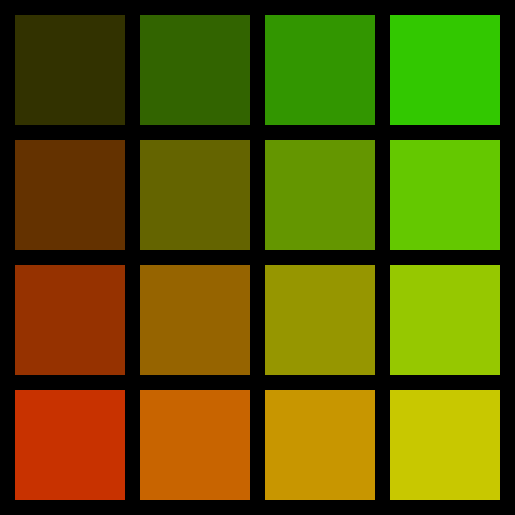

The script that saved this image:
import numpy as np
from PIL import Image

# Configuration parameters
N_TILES = 4          # Number of tiles per row/column (creates 4×4 grid)
TILE_WIDTH = 125     # Width of each square tile in pixels
SPACING = 15         # Gap between tiles in pixels (creates visual separation)
SIZE = TILE_WIDTH * N_TILES + SPACING  # Total canvas size (515 pixels)

# Step 1: Create blank canvas
# Initialize a black image with 3 color channels (RGB)
canvas = np.zeros((SIZE, SIZE, 3), dtype=np.uint8)

print(f"Creating {N_TILES}×{N_TILES} tiling pattern...")
print(f"Canvas size: {SIZE}×{SIZE} pixels")
print(f"Tile size: {TILE_WIDTH}×{TILE_WIDTH} pixels")
print(f"Spacing: {SPACING} pixels\n")

# Step 2: Use nested loops to place tiles
# Outer loop iterates through rows (y-position)
for y in range(N_TILES):
    # Inner loop iterates through columns (x-position)
    for x in range(N_TILES):

        # Step 3: Calculate color based on position (creates gradient effect)
        # Red increases as you move down (higher y values)
        # Green increases as you move right (higher x values)
        # Blue stays at 0
        color = (50 * y + 50, 50 * x + 50, 0)

        # Step 4: Calculate slice positions algorithmically
        # Formula: start = spacing + (loop_variable * tile_width)
        # This ensures even spacing and correct positioning
        row_start = SPACING + y * TILE_WIDTH      # Top edge of tile
        row_stop = (y + 1) * TILE_WIDTH           # Bottom edge of tile
        col_start = SPACING + x * TILE_WIDTH      # Left edge of tile
        col_stop = (x + 1) * TILE_WIDTH           # Right edge of tile

        # Step 5: Place colored tile using calculated positions
        # This uses the slicing syntax from Module 1.3.1, but with computed values
        canvas[row_start:row_stop, col_start:col_stop] = color

        # Diagnostic output to show loop execution
        print(f"Tile ({x},{y}): color={color}, position=[{row_start}:{row_stop}, {col_start}:{col_stop}]")

# Step 6: Save result
result = Image.fromarray(canvas, mode='RGB')
result.save('repeat.png')

